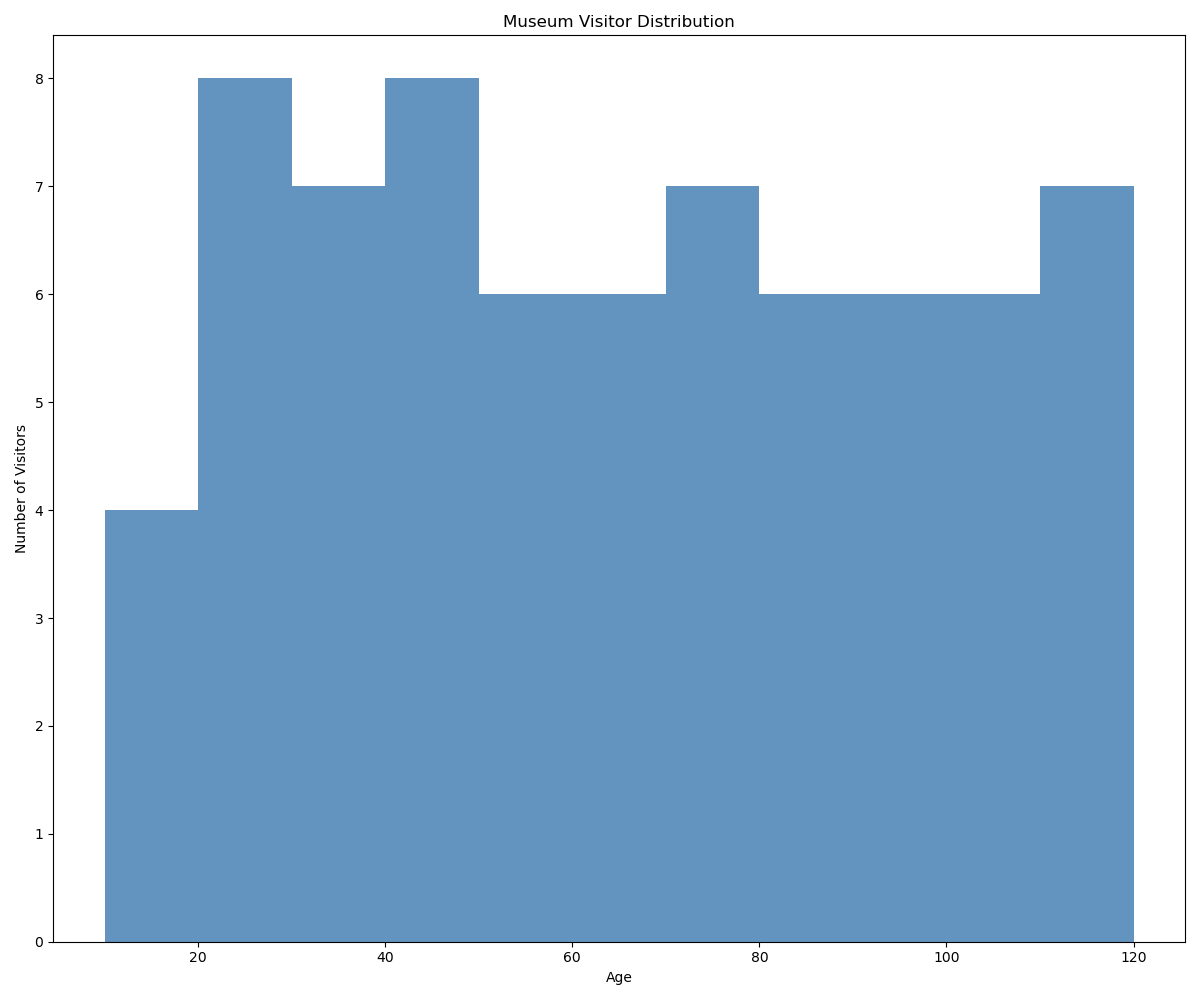

This figure's Python source:

import matplotlib.pyplot as plt

# This is the data for the number of visitors to a museum
visitors = [
    13, 15, 17, 19, 20, 21, 22, 23, 24, 25, 27, 28, 30, 31, 32, 33, 35, 37, 39, 40, 
    41, 42, 43, 44, 46, 48, 49, 50, 52, 54, 55, 57, 58, 60, 62, 63, 64, 66, 68, 70, 
    71, 73, 74, 76, 78, 79, 81, 83, 84, 85, 87, 89, 91, 93, 94, 95, 97, 99, 101, 102, 
    103, 105, 107, 109, 110, 112, 113, 115, 117, 118, 120, 122, 124, 125
]

# Set the size of the figure
plt.figure(figsize=(12, 10))

# Plot the histogram with specified bin width, and custom color
plt.hist(visitors, bins=range(10, 130, 10), alpha=0.85, orientation='vertical', color='#4682B4')

# Set chart title and labels
plt.title('Museum Visitor Distribution')
plt.xlabel('Age')
plt.ylabel('Number of Visitors')

# Tweak spacing to prevent clipping of ylabel
plt.tight_layout()

# Show the plot
plt.show()
